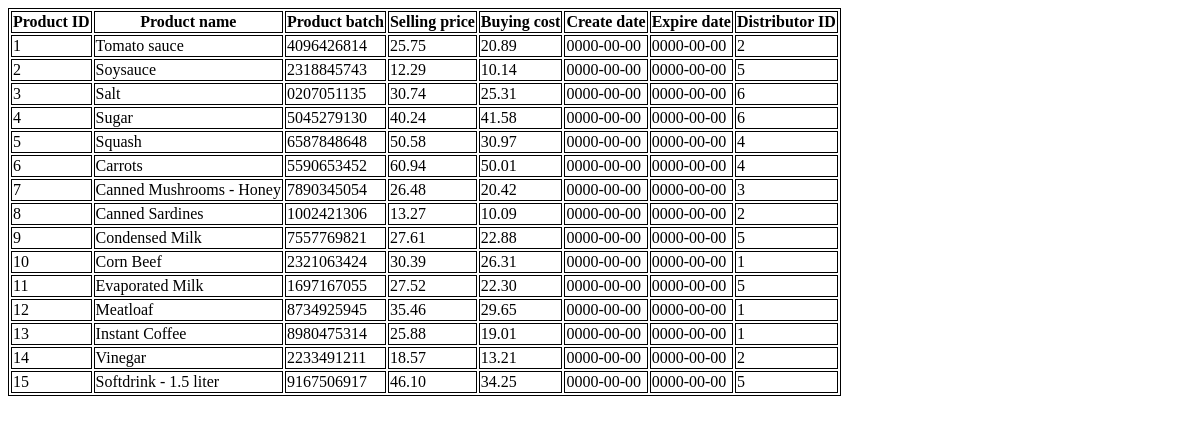
Before: / with the older database file.
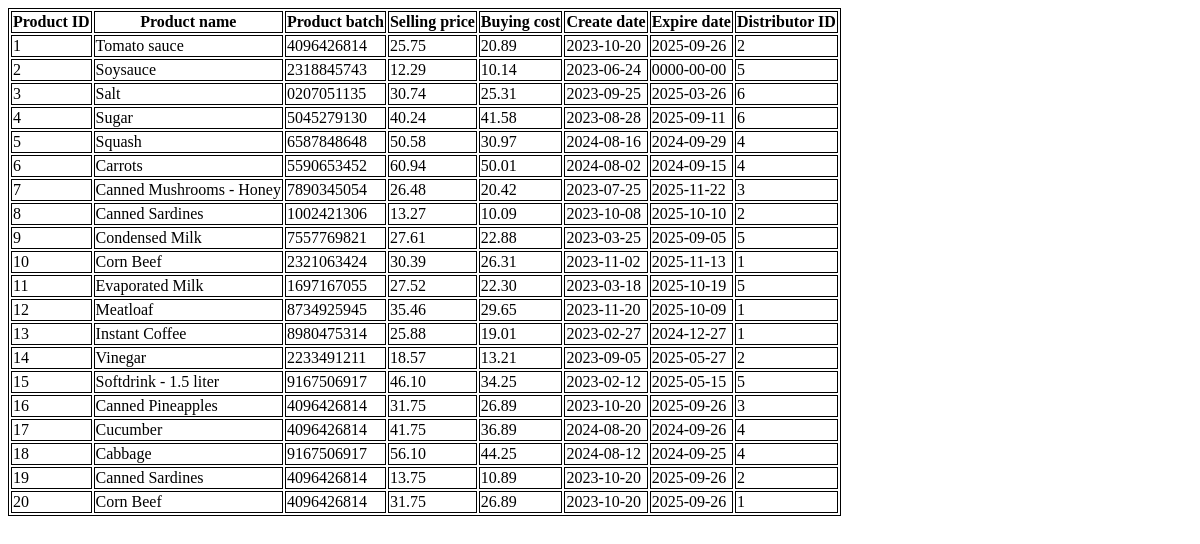
After: the same page with the newer database file.
### tables this page shows
create table products (
	product_id INT AUTO_INCREMENT PRIMARY KEY,
	product_name VARCHAR(50),
	product_batch VARCHAR(50),
	selling_price DECIMAL(5,2),
	buying_cost DECIMAL(5,2),
	create_date DATE,
	expire_date DATE,
	distributor_id INT
);

### index.php (the view, shortened to what this page needs)
<?php require_once 'core/dbConfig.php'; ?>
<!DOCTYPE html>
<html lang="en">
<head>
</head>
<body>
	<?php
	$stmt = $pdo->prepare("SELECT * FROM products");
	if ($stmt->execute()) {
        $products = $stmt->fetchAll();
	}
	?>
    <table>
        <thead>
		    <tr>
			    <th>Product ID</th>
			    <th>Product name</th>
                <th>Product batch</th>
			    <th>Selling price</th>
                <th>Buying cost</th>
                <th>Create date</th>
			    <th>Expire date</th>
                <th>Distributor ID</th>
		    </tr>
        </thead>
		<tbody>
		    <?php foreach ($products as $row) { ?>
            <tr>
                <td><?php echo $row['product_id']; ?></td>
			    <td><?php echo $row['product_name']; ?></td>
                <td><?php echo $row['product_batch']; ?></td>
			    <td><?php echo $row['selling_price']; ?></td>
                <td><?php echo $row['buying_cost']; ?></td>
			    <td><?php echo $row['create_date']; ?></td>
                <td><?php echo $row['expire_date']; ?></td>
			    <td><?php echo $row['distributor_id']; ?></td>
            </tr>
		    <?php } ?>
        </tbody>
	</table>
</body>
</html>

### index.php (style rules this page uses)
table, th, td { border:1px solid black; }

Changed rows visible on the page:
changed products "Tomato sauce": create_date "0000-00-00" → "2023-10-20"; expire_date "0000-00-00" → "2025-09-26"
changed products "Soysauce": create_date "0000-00-00" → "2023-06-24"
changed products "Salt": create_date "0000-00-00" → "2023-09-25"; expire_date "0000-00-00" → "2025-03-26"
changed products "Sugar": create_date "0000-00-00" → "2023-08-28"; expire_date "0000-00-00" → "2025-09-11"
changed products "Squash": create_date "0000-00-00" → "2024-08-16"; expire_date "0000-00-00" → "2024-09-29"
changed products "Carrots": create_date "0000-00-00" → "2024-08-02"; expire_date "0000-00-00" → "2024-09-15"
changed products "Canned Mushrooms - Honey": create_date "0000-00-00" → "2023-07-25"; expire_date "0000-00-00" → "2025-11-22"
changed products id 8: create_date "0000-00-00" → "2023-10-08"; expire_date "0000-00-00" → "2025-10-10"
changed products "Condensed Milk": create_date "0000-00-00" → "2023-03-25"; expire_date "0000-00-00" → "2025-09-05"
changed products id 10: create_date "0000-00-00" → "2023-11-02"; expire_date "0000-00-00" → "2025-11-13"
changed products "Evaporated Milk": create_date "0000-00-00" → "2023-03-18"; expire_date "0000-00-00" → "2025-10-19"
changed products "Meatloaf": create_date "0000-00-00" → "2023-11-20"; expire_date "0000-00-00" → "2025-10-09"
changed products "Instant Coffee": create_date "0000-00-00" → "2023-02-27"; expire_date "0000-00-00" → "2024-12-27"
changed products "Vinegar": create_date "0000-00-00" → "2023-09-05"; expire_date "0000-00-00" → "2025-05-27"
changed products "Softdrink - 1.5 liter": create_date "0000-00-00" → "2023-02-12"; expire_date "0000-00-00" → "2025-05-15"
added products: product_id "16", product_name "Canned Pineapples", product_batch "4096426814", selling_price "31.75", buying_cost "26.89", create_date "2023-10-20", expire_date "2025-09-26", distributor "3"
added products: product_id "17", product_name "Cucumber", product_batch "4096426814", selling_price "41.75", buying_cost "36.89", create_date "2024-08-20", expire_date "2024-09-26", distributor "4"
added products: product_id "18", product_name "Cabbage", product_batch "9167506917", selling_price "56.10", buying_cost "44.25", create_date "2024-08-12", expire_date "2024-09-25", distributor "4"
added products: product_id "19", product_name "Canned Sardines", product_batch "4096426814", selling_price "13.75", buying_cost "10.89", create_date "2023-10-20", expire_date "2025-09-26", distributor "2"
added products: product_id "20", product_name "Corn Beef", product_batch "4096426814", selling_price "31.75", buying_cost "26.89", create_date "2023-10-20", expire_date "2025-09-26", distributor "1"
